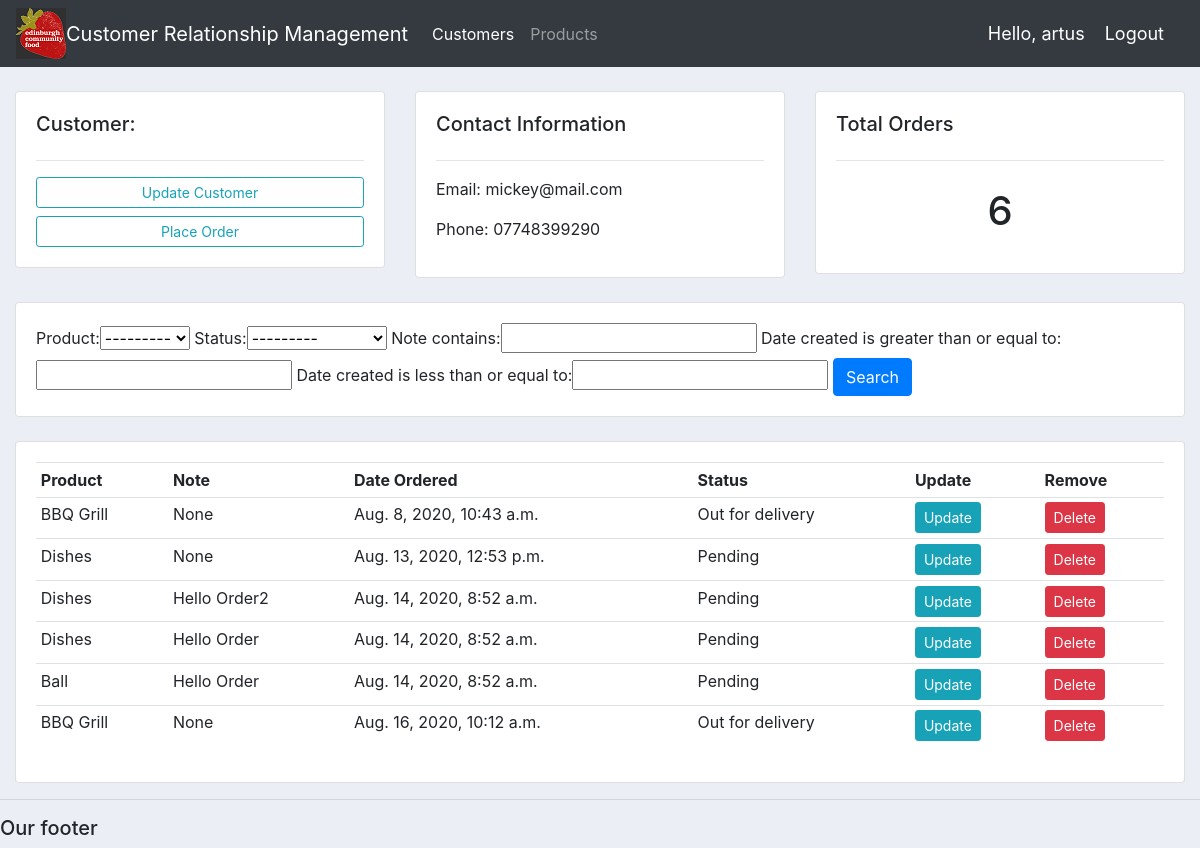
Page /customer/1 (signed in) on the committed database.
### accounts/models.py (models this page shows, shortened)
class Customer(models.Model):
        user = models.OneToOneField(User, null=True, on_delete=models.CASCADE)
        name = models.CharField(max_length=200, null=True)
        phone = models.CharField(max_length=200, null=True)
        email = models.CharField(max_length=200, null=True)
        profile_pic = models.ImageField(null=True, blank=True)
        date_created = models.DateTimeField(auto_now_add=True, null=True)

class Order(models.Model):
        STATUS = (
                ('Pending', 'Pending'),
                ('Out for delivery', 'Out for delivery'),
                ('Delivered', 'Delivered'),
                )
        customer = models.ForeignKey(Customer, null=True, on_delete=models.SET_NULL)
        product = models.ForeignKey(Product, null=True, on_delete=models.SET_NULL)
        date_created = models.DateTimeField(auto_now_add=True, null=True)
        status = models.CharField(max_length=200, null=True, choices=STATUS)
        note = models.CharField(max_length=1000, null=True)

class Product(models.Model):
        CATEGORY = (
                ('Indoor', 'Indoor'),
                ('Out Door', 'Out Door'),
                )
        name = models.CharField(max_length=200, null=True)
        price = models.FloatField(null=True)
        category = models.CharField(max_length=200, null=True, choices=CATEGORY)
        description = models.CharField(max_length=200, null=True, blank=True)
        date_created = models.DateTimeField(auto_now_add=True, null=True)
        tags = models.ManyToManyField(Tag)
        def __str__(self):
	        return self.name

### accounts/decorators.py (the view)
		def wrapper_func(request, *args, **kwargs):
			group = None
			if request.user.groups.exists():
				group = request.user.groups.all()[0].name
			if group in allowed_roles:
				return view_func(request, *args, **kwargs)
			else:
				return HttpResponse('You are not authorized to view this page')

### accounts/views.py (called while the page is built)
@login_required(login_url='login')
@allowed_users(allowed_roles=['admin'])
def customer(request, pk):
    customer = Customer.objects.get(id=pk)
    orders = customer.order_set.all()
    order_count = orders.count()
    myFilter = OrderFilter(request.GET, queryset=orders)
    orders = myFilter.qs
    context = {'customer':customer, 'orders': orders, 'order_count': order_count, 'myFilter': myFilter}
    return render(request, 'accounts/customer.html', context)

### accounts/templates/accounts/customer.html
{%  extends 'accounts/main.html' %}
{% block content %}
	<br>
<div class="row">
	<div class="col-md">
		<div class="card card-body">
			<h5>Customer:</h5>
			<hr>
			<a class="btn btn-outline-info  btn-sm btn-block" href="">Update Customer</a>
			<a class="btn btn-outline-info  btn-sm btn-block" href="{% url 'create_order' customer.id %}">Place Order</a>
		</div>
	</div>
	<div class="col-md">
		<div class="card card-body">
			<h5>Contact Information</h5>
			<hr>
			<p>Email: {{customer.email}} </p>
			<p>Phone: {{customer.phone}} </p>
		</div>
	</div>
	<div class="col-md">
		<div class="card card-body">
			<h5>Total Orders</h5>
			<hr>
			<h1 style="text-align: center;padding: 10px">{{ order_count }}</h1>
		</div>
	</div>
</div>
<br>
<div class="row">
	<div class="col-md">
		<div class="card card-body">
			<form method="get">
				{{ myFilter.form }}
		    <button class="btn btn-primary" type="submit">Search</button>
		  </form>
		</div>
	</div>
</div>
<br>
<div class="row">
	<div class="col-md">
		<div class="card card-body">
			<table class="table table-sm">
				<tr>
					<th>Product</th>
					<th>Note</th>
					<th>Date Ordered</th>
					<th>Status</th>
					<th>Update</th>
					<th>Remove</th>
				</tr>
				{% for order in orders %}
				<tr>
					<td>{{order.product}}</td>
					<td>{{order.note}}</td>
					<td>{{order.date_created}}</td>
					<td>{{order.status}}</td>
					<td><a class="btn btn-sm btn-info" href="{% url 'update_order' order.id %}">Update</a></td>
					<td><a class="btn btn-sm btn-danger" href="{% url 'delete_order' order.id %}">Delete</a></td>
				</tr>
				{% endfor %}
			</table>
		</div>
	</div>
</div>
{% endblock %}

### accounts/templates/accounts/navbar.html (shortened to what this page needs)
{% load static %}
<nav class="navbar navbar-expand-lg navbar-dark bg-dark">
  <img src="{% static 'images/ECF_logo3.png' %}">
    <a class="navbar-brand" href="#">Customer Relationship Management</a>
    <div class="collapse navbar-collapse" id="navbarNav">
      <ul class="navbar-nav">
        {% if request.user.is_staff %}
        <li class="nav-item active">
          <a class="nav-link" href="{% url 'home' %}">Customers</a>
        </li>
        <li class="nav-item">
          <a class="nav-link" href="{% url 'products' %}">Products</a>
        </li>
        {% else %}
        <li class="nav-item">
          <a class="nav-link" href="{% url 'account' %}">Settings</a>
        </li>
        {% endif %}
      </ul>
    </div>
    <span class="hello-msg">Hello, {{request.user}} </span>
    <span><a class="hello-msg" href="{% url 'logout' %}">Logout</a></span>
  </nav>

### static/css/main.css (style rules this page uses)
body { background-color: #ebeff5; }

### accounts/templates/accounts/navbar.html (style rules this page uses)
.hello-msg { font-size: 18px; color: #fff; margin-right: 20px; }

### rows in the picture
Customer: email "mickey@mail.com", phone "07748399290"
Order: product "BBQ Grill", note "None", date_created "Aug. 8, 2020, 10:43 a.m.", status "Out for delivery"
Order: product "Dishes", note "None", date_created "Aug. 13, 2020, 12:53 p.m.", status "Pending"
Order: product "Dishes", note "Hello Order2", date_created "Aug. 14, 2020, 8:52 a.m.", status "Pending"
Order: product "Dishes", note "Hello Order", date_created "Aug. 14, 2020, 8:52 a.m.", status "Pending"
Order: product "Ball", note "Hello Order", date_created "Aug. 14, 2020, 8:52 a.m.", status "Pending"
Order: product "BBQ Grill", note "None", date_created "Aug. 16, 2020, 10:12 a.m.", status "Out for delivery"

### other values in the picture
{{ request.user }} "artus"
{{ order_count }} "6"
